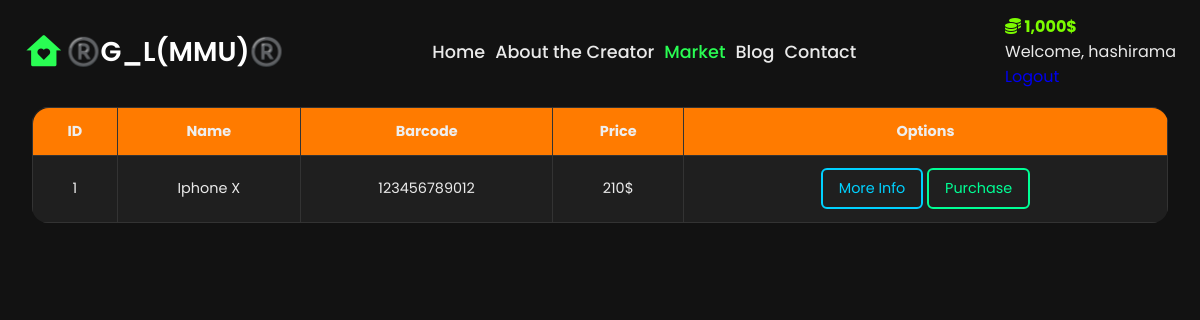
The page /market (signed in) on the database as committed earlier.
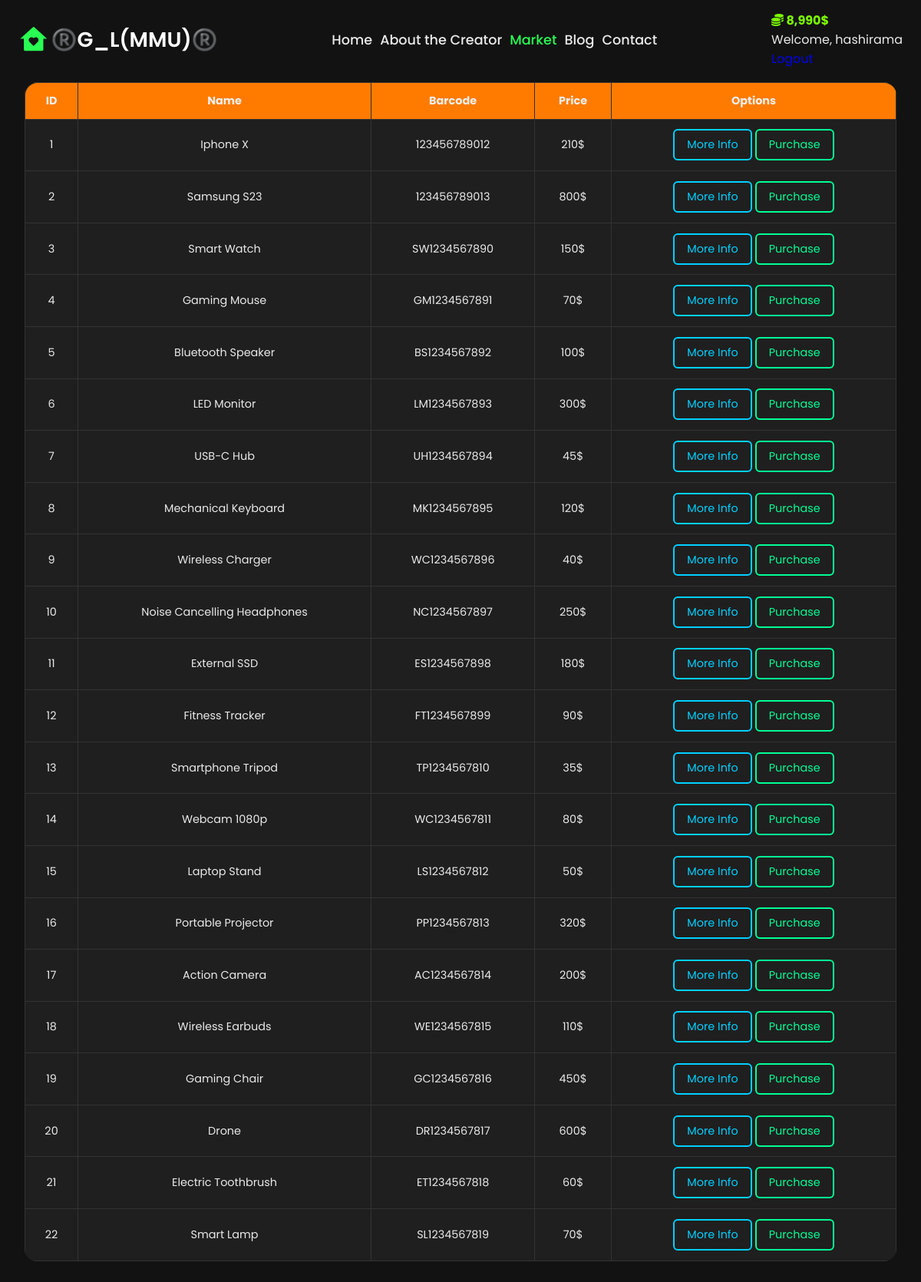
The same page on the database as committed later.
### market/models.py (models this page shows, shortened)
class User(db.Model, UserMixin):
    id = db.Column(db.Integer(), primary_key=True)
    username = db.Column(db.String(length=30), nullable=False, unique=True)
    email_address = db.Column(db.String(length=58), nullable=False, unique=True)
    pass_hash = db.Column(db.String(length=60), nullable=False)
    budget = db.Column(db.Integer(), nullable=False, default=1000)
    items = db.relationship('Item', backref='owned_user', lazy=True)
    @property
    def prettier_budget(self):
        if len(str(self.budget)) >= 4:
            return f'{str(self.budget)[:-3]},{str(self.budget)[-3:]}$'
        else:
            return f"{self.budget}$"
    @property
    def password(self):
        return self.password

class Item(db.Model):
    id = db.Column(db.Integer(), primary_key=True)
    name = db.Column(db.String(length=30), nullable=False, unique=True)
    price = db.Column(db.Integer(), nullable=False)
    barcode = db.Column(db.String(length=12), nullable=False, unique=True)
    description = db.Column(db.String(length=1024), nullable=False, unique=True)
    owner = db.Column(db.Integer(), db.ForeignKey('user.id'))

### market/routes.py (the view, shortened to what this page needs)
@app.route('/market', methods=['GET', 'POST'])
@login_required
def market_page():
    items = Item.query.filter_by(owner=None).all()
    owned_items = Item.query.filter_by(owner=current_user.id).all()
    purchase_forms = {item.id: PurchaseItemForm() for item in items}
    selling_form = SellItemForm()
    return render_template(
        'market.html',
        items=items,
        purchase_forms=purchase_forms,
        owned_items=owned_items,
        selling_form=selling_form
    )

### market/models.py (called while the page is built)
@login_manager.user_loader
def load_user(user_id):
    return User.query.get(int(user_id))

### market/templates/market.html (shortened to what this page needs)
<!DOCTYPE html>
<html lang="en">
<head>
  <link rel="stylesheet" href="{{ url_for('static', filename='css/styles.css') }}">
  <link rel="stylesheet" href="{{ url_for('static', filename='css/stylest.css') }}">
  <link href="https://cdn.jsdelivr.net/npm/remixicon@4.5.0/fonts/remixicon.css" rel="stylesheet" />
  <link rel="stylesheet" href="https://cdnjs.cloudflare.com/ajax/libs/font-awesome/6.5.2/css/all.min.css">
  <link rel="stylesheet" href="https://unpkg.com/boxicons@latest/css/boxicons.min.css">
</head>
<body id="mrktb" class="mkrtbay">
  <header style="padding-bottom: 50px;;">
    <a href="{{ url_for('home_page') }}" class="logo">
      <i class="ri-home-heart-fill"></i><span>®️G_L(MMU)®️</span>
    </a>
    <ul class="navbar">
      <li><a href="{{ url_for('home_page') }}">Home</a></li>
      <li><a href="{{ url_for('about_page') }}">About the Creator</a></li>
      <li><a href="{{ url_for('market_page') }}" class="active">Market</a></li>
      <li><a href="{{ url_for('blog_page') }}">Blog</a></li>
      <li><a href="{{ url_for('contact_page') }}">Contact</a></li>
    </ul>
    {% if current_user.is_authenticated %}
    <ul class="navbar-nav">
      <li class="nav-item">
          <a class="nav-lin" style="color: lawngreen; font-weight: bold">
              <i class="fas fa-coins"></i>
              {{ current_user.prettier_budget }}
          </a>
      </li>
      <li class="nav-item">
          <a class="nav-market">Welcome, {{ current_user.username }}</a>
      </li>
      <li class="nav-item">
          <a class="nav-link" href="{{ url_for('logout_page') }}">Logout</a>
      </li>
  </ul>
    {% else %}
      <div class="main">
        <a href="{{ url_for('login_page') }}" class="user"><i class="ri-user-fill"></i>Sign In</a>
        <a href="{{ url_for('register_page') }}">Register</a>
        <div class="bx bx-menu" id="menu-icon"></div>
      </div>
    {% endif %}
  </header>
  <div class="tables">
    <div class="table-cont">
      <table class="cont-tables">
        <thead>
          <tr class="table-hrow">
            <th>ID</th>
            <th>Name</th>
            <th>Barcode</th>
            <th>Price</th>
            <th>Options</th>
          </tr>
        </thead>
        <tbody>
            {% for item in items %}
              <tr id="tr12">
                <td>{{ item.id }}</td>
                <td>{{ item.name }}</td>
                <td>{{ item.barcode }}</td>
                <td>{{ item.price }}$</td>
                <td>
                  <button class="btn btn-outline btn-info" data-toggle="modal" data-target="#Modal-MoreInfo-{{ item.id }}">More Info</button>
                  <button class="btn btn-outline btn-success" data-toggle="modal" data-target="#Modal-PurchaseConfirm-{{ item.id }}">Purchase</button>
                </td>
              </tr>
            {% endfor %}
          </tbody>
      </table>
    </div>
  </div>
</body>
</html>

Rows that differ between the two databases and show on the page:
changed User "hashirama": prettier_budget "1,000$" → "8,990$"
now on this page (row edited): Item: id "2", name "Samsung S23", barcode "123456789013", price "800"
added Item: id "3", name "Smart Watch", barcode "SW1234567890", price "150"
added Item: id "4", name "Gaming Mouse", barcode "GM1234567891", price "70"
added Item: id "5", name "Bluetooth Speaker", barcode "BS1234567892", price "100"
added Item: id "6", name "LED Monitor", barcode "LM1234567893", price "300"
added Item: id "7", name "USB-C Hub", barcode "UH1234567894", price "45"
added Item: id "8", name "Mechanical Keyboard", barcode "MK1234567895", price "120"
added Item: id "9", name "Wireless Charger", barcode "WC1234567896", price "40"
added Item: id "10", name "Noise Cancelling Headphones", barcode "NC1234567897", price "250"
added Item: id "11", name "External SSD", barcode "ES1234567898", price "180"
added Item: id "12", name "Fitness Tracker", barcode "FT1234567899", price "90"
added Item: id "13", name "Smartphone Tripod", barcode "TP1234567810", price "35"
added Item: id "14", name "Webcam 1080p", barcode "WC1234567811", price "80"
added Item: id "15", name "Laptop Stand", barcode "LS1234567812", price "50"
added Item: id "16", name "Portable Projector", barcode "PP1234567813", price "320"
added Item: id "17", name "Action Camera", barcode "AC1234567814", price "200"
added Item: id "18", name "Wireless Earbuds", barcode "WE1234567815", price "110"
added Item: id "19", name "Gaming Chair", barcode "GC1234567816", price "450"
added Item: id "20", name "Drone", barcode "DR1234567817", price "600"
added Item: id "21", name "Electric Toothbrush", barcode "ET1234567818", price "60"
added Item: id "22", name "Smart Lamp", barcode "SL1234567819", price "70"
